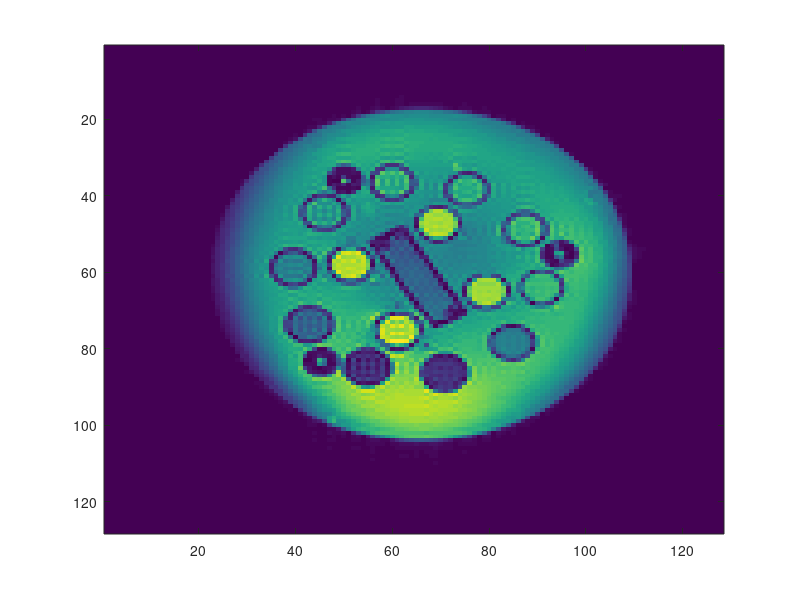

Reproduce this figure in MATLAB. (Note: this script raises an error after producing the figure.)
clc; clear
%% T1 Mapping Script 
% Gehua Tong
% Modified from Enlin Qian's script, Aug 2020
%% Read in files
addpath(genpath('.'))
load('VTI_t1_mapping_images_final.mat');
TI = TI./1000; % convert TI to s to allow better curve fitting performance
TR = (4.5).*ones(size(TI));
size_img = 128;
%image_data_final = squeeze(sqrt(sum((abs(imspace).^2),3)));

im_min = min(image_data_final(:)); 
im_max = max(image_data_final(:));
image_data_final = (image_data_final - im_min)./(im_max-im_min);
%image_data_final = image_data_final./1000; % for better curve fitting
size(image_data_final)
%% Define circular mask manually to cover NIST slice 
imagesc(squeeze(abs(image_data_final(:,:,3))))
addToolbarExplorationButtons(gcf)
axis equal tight
colormap gray
CircleStruc = drawcircle;
mask = createMask(CircleStruc);
close
image_data_final = image_data_final.*mask;

%% curve fitting for each pixel
T1_map = zeros(size_img, size_img);
tic
for n1 = 1:size_img
    for n2 = 1:size_img
        if sum(squeeze(image_data_final(n1,n2,:))) ~= 0
            y_data = squeeze(image_data_final(n1, n2, :));
            [Val, Loc] = min(y_data);
            n3 = 1;
            y_data_opt1 = y_data;
            y_data_opt2 = y_data;
            
            n3 = 1;
            while n3<=Loc
                y_data_opt1(n3) = -y_data_opt1(n3); %to fix the abs value problem
                n3 = n3 + 1;
            end
            
            n3 = 1;
            while n3<Loc
                y_data_opt2(n3) = -y_data_opt2(n3);
                n3 = n3 + 1;
            end
            
            [fitresult1, gof1] = createFitT1(TI, TR, y_data_opt1);
            [fitresult2, gof2] = createFitT1(TI, TR, y_data_opt2);
            if gof1.sse < gof2.sse
                T1_map(n1, n2) = fitresult1.b;
            else
                T1_map(n1, n2) = fitresult2.b;
            end
                
            disp ((n1-1)*size_img+n2)
        end
    end
end
elapsedTime = toc;
disp("Elapsed time: ")
disp(toc)
%% Visualize map
imagesc(T1_map);
colormap hot; axis equal tight;
caxis([0 6]);addToolbarExplorationButtons(gcf);